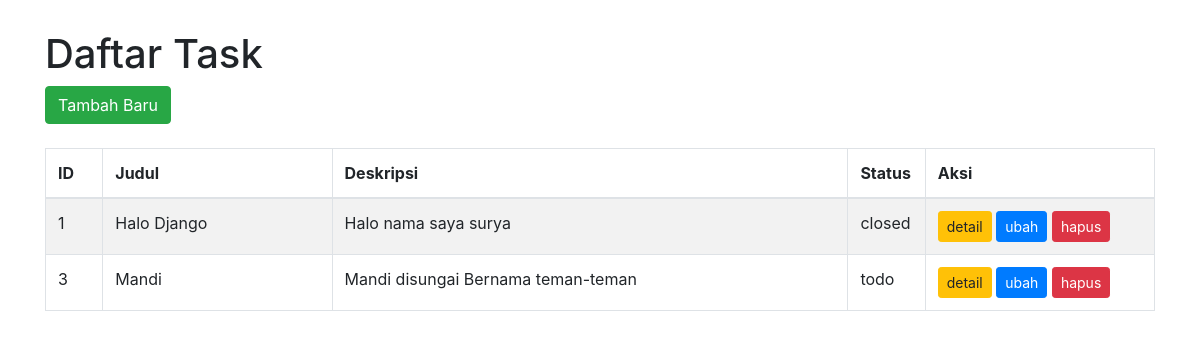
Page /todo/ on the earlier database version.
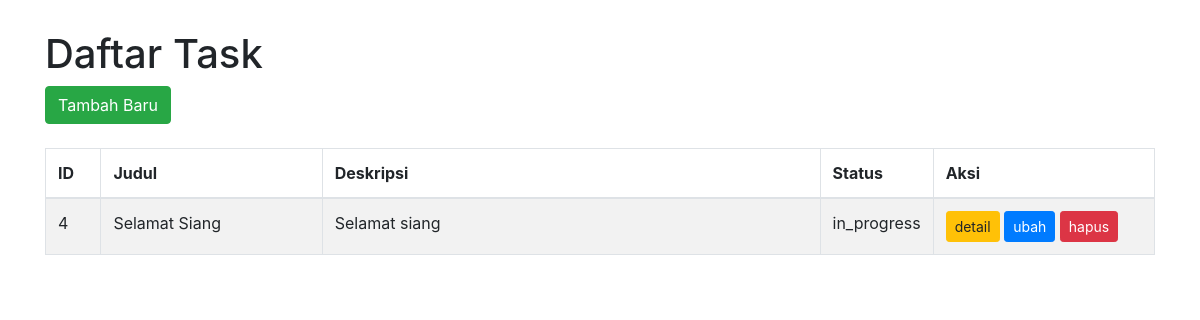
Same page on the later database version.
### todo/models.py (models this page shows)
class Task(models.Model):
    class TaskStatus(models.TextChoices):
        TODO = 'todo', _('Todo')
        IN_PROGRESS = 'in_progress', _('In Progress')
        CLOSED = 'closed', _('Closed')
    title = models.CharField(max_length=100)
    description = models.TextField()
    status = models.CharField(
        max_length=20,
        choices=TaskStatus.choices,
        default=TaskStatus.TODO
    )
    created_at = models.DateTimeField(auto_now_add=True)
    updated_at = models.DateTimeField(auto_now=True)
    class Meta:
        db_table = 'tasks'

### todo/views.py (the view)
# urls.py: path('', index_view, name='index'),
def index_view(request):
    tasks = Task.objects.all()
    context = {
        'tasks': tasks
    }
    return render(request, 'todo/index.html', context)

### todo/templates/todo/index.html (shortened to what this page needs)
<!DOCTYPE html>
<html lang="en">
  <head>
    <link
      rel="stylesheet"
      href="https://maxcdn.bootstrapcdn.com/bootstrap/4.0.0/css/bootstrap.min.css"
    />
  </head>
  <body>
    <div class="container">
      <h1>Daftar Task</h1>
      <div>
        <a href="{% url 'todo:create'  %}" class="btn btn-success"
          >Tambah Baru</a
        >
      </div>
      <br />
      <table class="table table-bordered table-striped">
        <thead>
          <tr>
            <th width="5%">ID</th>
            <th width="20%">Judul</th>
            <th width="45%">Deskripsi</th>
            <th width="5%">Status</th>
            <th width="20%">Aksi</th>
          </tr>
        </thead>
        <tbody>
          {% if tasks %} {% for task in tasks %}
          <tr>
            <td>{{ task.id }}</td>
            <td>{{ task.title }}</td>
            <td>{{ task.description }}</td>
            <td>{{ task.status }}</td>
            <td>
              <a
                href="{% url 'todo:detail' task.id %}"
                class="btn btn-warning btn-sm"
                >detail</a
              >
              <a
                href="{% url 'todo:update' task.id %}"
                class="btn btn-primary btn-sm"
                >ubah</a
              >
              <a
                href="{% url 'todo:delete' task.id %}"
                class="btn btn-danger btn-sm"
                onclick="return confirm('Apakah yakin akan menghapus task ini?')"
                >hapus</a
              >
            </td>
          </tr>
          {% endfor %} {% else %}
          <tr>
            <td colspan="5">Data tidak ditemukan.</td>
          </tr>
          {% endif %}
        </tbody>
      </table>
    </div>
  </body>
</html>

### todo/templates/todo/index.html (style rules this page uses)
body { margin-top: 30px; }

Differences in the rows shown:
removed Task: id "1", title "Halo Django", description "Halo nama saya surya", status "closed"
removed Task: id "3", title "Mandi", description "Mandi disungai Bernama teman-teman", status "todo"
added Task: id "4", title "Selamat Siang", description "Selamat siang", status "in_progress"
